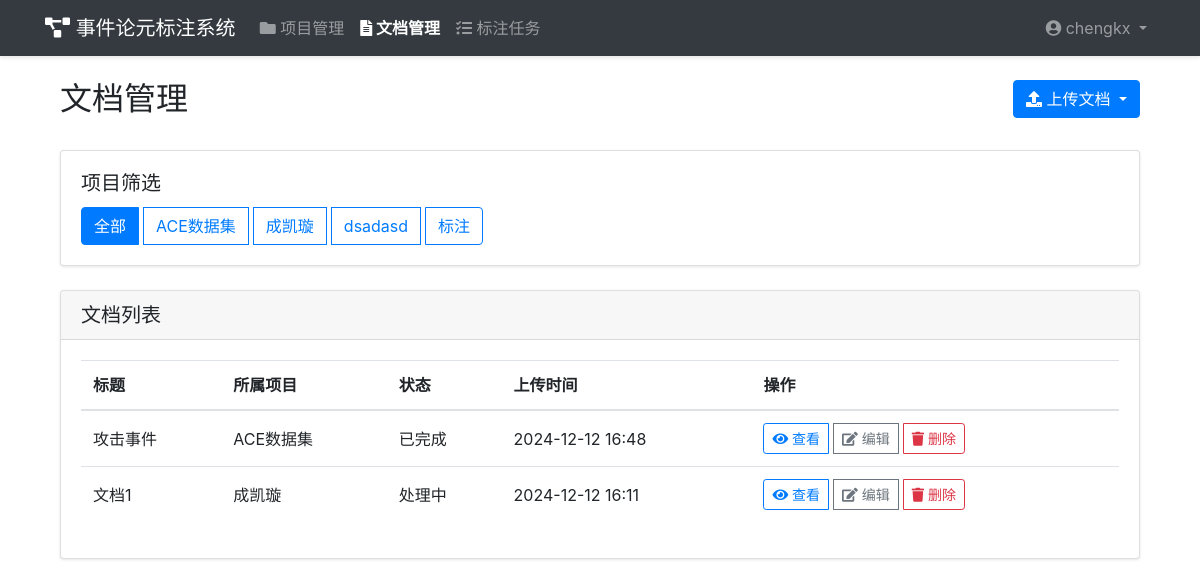
The app's page /files/documents/ (signed in) with its own data.
### project_management/models.py (models this page shows, shortened)
class Project(models.Model):
    name = models.CharField('项目名称', max_length=100)
    description = models.TextField('项目描述', blank=True)
    created_by = models.ForeignKey(User, on_delete=models.CASCADE, related_name='created_projects', verbose_name='创建者')
    created_at = models.DateTimeField('创建时间', auto_now_add=True)
    updated_at = models.DateTimeField('更新时间', auto_now=True)
    members = models.ManyToManyField(User, through='ProjectMembership', related_name='projects')
    class Meta:
        verbose_name = '项目'
        verbose_name_plural = '项目'
        ordering = ['-created_at']

### file_management/models.py (models this page shows, shortened)
class Document(models.Model):
    STATUS_CHOICES = [
        ('pending', '待处理'),
        ('processing', '处理中'),
        ('completed', '已完成'),
        ('reviewed', '已审核'),
    ]
    title = models.CharField('文档标题', max_length=200)
    content = models.TextField('文档内容')
    project = models.ForeignKey(Project, on_delete=models.CASCADE, related_name='documents', verbose_name='所属项目')
    status = models.CharField('状态', max_length=20, choices=STATUS_CHOICES, default='pending')
    uploaded_by = models.ForeignKey(User, on_delete=models.CASCADE, related_name='uploaded_documents', verbose_name='上传者')
    uploaded_at = models.DateTimeField('上传时间', auto_now_add=True)
    assigned_to = models.ForeignKey(User, on_delete=models.SET_NULL, null=True, blank=True, related_name='assigned_documents', verbose_name='分配给')
    class Meta:
        verbose_name = '文档'
        verbose_name_plural = '文档'
        ordering = ['-uploaded_at']

### file_management/views.py (the view)
# urls.py: path('documents/', views.document_list, name='document_list'),
@login_required
def document_list(request):
    user_projects = request.user.projects.all()
    documents = Document.objects.filter(project__in=user_projects)
    return render(request, 'file_management/document_list.html', {
        'documents': documents,
        'projects': user_projects
    })

### templates/file_management/document_list.html (shortened to what this page needs)
{% extends 'base.html' %}
{% load static %}
{% block content %}
<div class="container">
    <div class="row mb-4">
        <div class="col-md-8">
            <h2>文档管理</h2>
        </div>
        {% if projects %}
        <div class="col-md-4 text-right">
            <div class="dropdown">
                <button class="btn btn-primary dropdown-toggle" type="button" id="uploadDropdown" data-toggle="dropdown" aria-haspopup="true" aria-expanded="false">
                    <i class="fas fa-upload"></i> 上传文档
                </button>
            </div>
        </div>
        {% endif %}
    </div>
    {% if projects %}
    <div class="row mb-4">
        <div class="col">
            <div class="card">
                <div class="card-body">
                    <h5 class="card-title">项目筛选</h5>
                    <div class="btn-group">
                        <button class="btn btn-outline-primary active" onclick="filterByProject('')">全部</button>
                        {% for project in projects %}
                        <button class="btn btn-outline-primary" onclick="filterByProject('{{ project.id }}')">
                            {{ project.name }}
                        </button>
                        {% endfor %}
                    </div>
                </div>
            </div>
        </div>
    </div>
    {% endif %}
    <div class="row">
        <div class="col">
            <div class="card">
                <div class="card-header d-flex justify-content-between align-items-center">
                    <h5 class="mb-0">文档列表</h5>
                </div>
                <div class="card-body">
                    {% if documents %}
                    <div class="table-responsive">
                        <table class="table table-hover">
                            <thead>
                                <tr>
                                    <th>标题</th>
                                    <th>所属项目</th>
                                    <th>状态</th>
                                    <th>上传时间</th>
                                    <th>操作</th>
                                </tr>
                            </thead>
                            <tbody>
                                {% for doc in documents %}
                                <tr data-project="{{ doc.project.id }}">
                                    <td>{{ doc.title }}</td>
                                    <td>{{ doc.project.name }}</td>
                                    <td>{{ doc.get_status_display }}</td>
                                    <td>{{ doc.uploaded_at|date:"Y-m-d H:i" }}</td>
                                    <td>
                                        <div class="btn-group">
                                            <a href="{% url 'file_management:document_detail' doc.project.id doc.id %}"
                                               class="btn btn-sm btn-outline-primary">
                                                <i class="fas fa-eye"></i> 查看
                                            </a>
                                            {% if user == doc.project.created_by %}
                                            <a href="{% url 'file_management:document_update' doc.project.id doc.id %}"
                                               class="btn btn-sm btn-outline-secondary">
                                                <i class="fas fa-edit"></i> 编辑
                                            </a>
                                            <a href="{% url 'file_management:document_delete' doc.project.id doc.id %}"
                                               class="btn btn-sm btn-outline-danger"
                                               onclick="return confirm('确定要删除此文档吗？')">
                                                <i class="fas fa-trash"></i> 删除
                                            </a>
                                            {% endif %}
                                        </div>
                                    </td>
                                </tr>
                                {% endfor %}
                            </tbody>
                        </table>
                    </div>
                    {% else %}
                    <p class="text-center text-muted mb-0">暂无文档</p>
                    {% endif %}
                </div>
            </div>
        </div>
    </div>
</div>
{% endblock %}

### templates/base.html (shortened to what this page needs)
<!DOCTYPE html>
<html lang="zh-hans">
<head>
    <link href="https://cdn.bootcdn.net/ajax/libs/twitter-bootstrap/4.5.3/css/bootstrap.min.css" rel="stylesheet">
    <link href="https://cdn.bootcdn.net/ajax/libs/font-awesome/5.15.1/css/all.min.css" rel="stylesheet">
    <link href="https://cdn.bootcdn.net/ajax/libs/nprogress/0.2.0/nprogress.min.css" rel="stylesheet">
</head>
<body>
    <nav class="navbar navbar-expand-lg navbar-dark bg-dark">
        <div class="container">
            <a class="navbar-brand" href="/">
                <i class="fas fa-project-diagram"></i> 事件论元标注系统
            </a>
            <div class="collapse navbar-collapse" id="navbarNav">
                <ul class="navbar-nav mr-auto">
                    {% if user.is_authenticated %}
                    <li class="nav-item {% if request.resolver_match.app_name == 'project_management' %}active{% endif %}">
                        <a class="nav-link" href="{% url 'project_management:project_list' %}">
                            <i class="fas fa-folder"></i> 项目管理
                        </a>
                    </li>
                    <li class="nav-item {% if request.resolver_match.app_name == 'file_management' %}active{% endif %}">
                        <a class="nav-link" href="{% url 'file_management:document_list' %}">
                            <i class="fas fa-file-alt"></i> 文档管理
                        </a>
                    </li>
                    <li class="nav-item {% if request.resolver_match.app_name == 'annotation' %}active{% endif %}">
                        <a class="nav-link" href="{% url 'annotation:task_list' %}">
                            <i class="fas fa-tasks"></i> 标注任务
                        </a>
                    </li>
                    {% endif %}
                </ul>
                <ul class="navbar-nav">
                    {% if user.is_authenticated %}
                    <li class="nav-item dropdown">
                        <a class="nav-link dropdown-toggle" href="#" id="userDropdown" role="button" data-toggle="dropdown">
                            <i class="fas fa-user-circle"></i> {{ user.username }}
                        </a>
                    </li>
                    {% else %}
                    <li class="nav-item">
                        <a class="nav-link" href="{% url 'login' %}">
                            <i class="fas fa-sign-in-alt"></i> 登录
                        </a>
                    </li>
                    {% endif %}
                </ul>
            </div>
        </div>
    </nav>
    <div class="container mt-4">
        {% block content %}
        {% endblock %}
    </div>
</body>
</html>

### templates/base.html (style rules this page uses)
.navbar { box-shadow: 0 2px 4px rgba(0,0,0,.1); }
.nav-item.active { font-weight: bold; }
.card { box-shadow: 0 1px 3px rgba(0,0,0,.1); }
.btn-group .btn { margin-right: 5px; }
.table td, .table th { vertical-align: middle; }

### records on screen
Project: name "ACE数据集"
Project: name "成凯璇"
Project: name "dsadasd"
Project: name "标注"
Document: title "攻击事件", project.name "ACE数据集", status "已完成", uploaded_at "2024-12-12 16:48", shows "编辑"
Document: title "文档1", project.name "成凯璇", status "处理中", uploaded_at "2024-12-12 16:11", shows "编辑"

### other values on screen
{{ user.username }} "chengkx"
